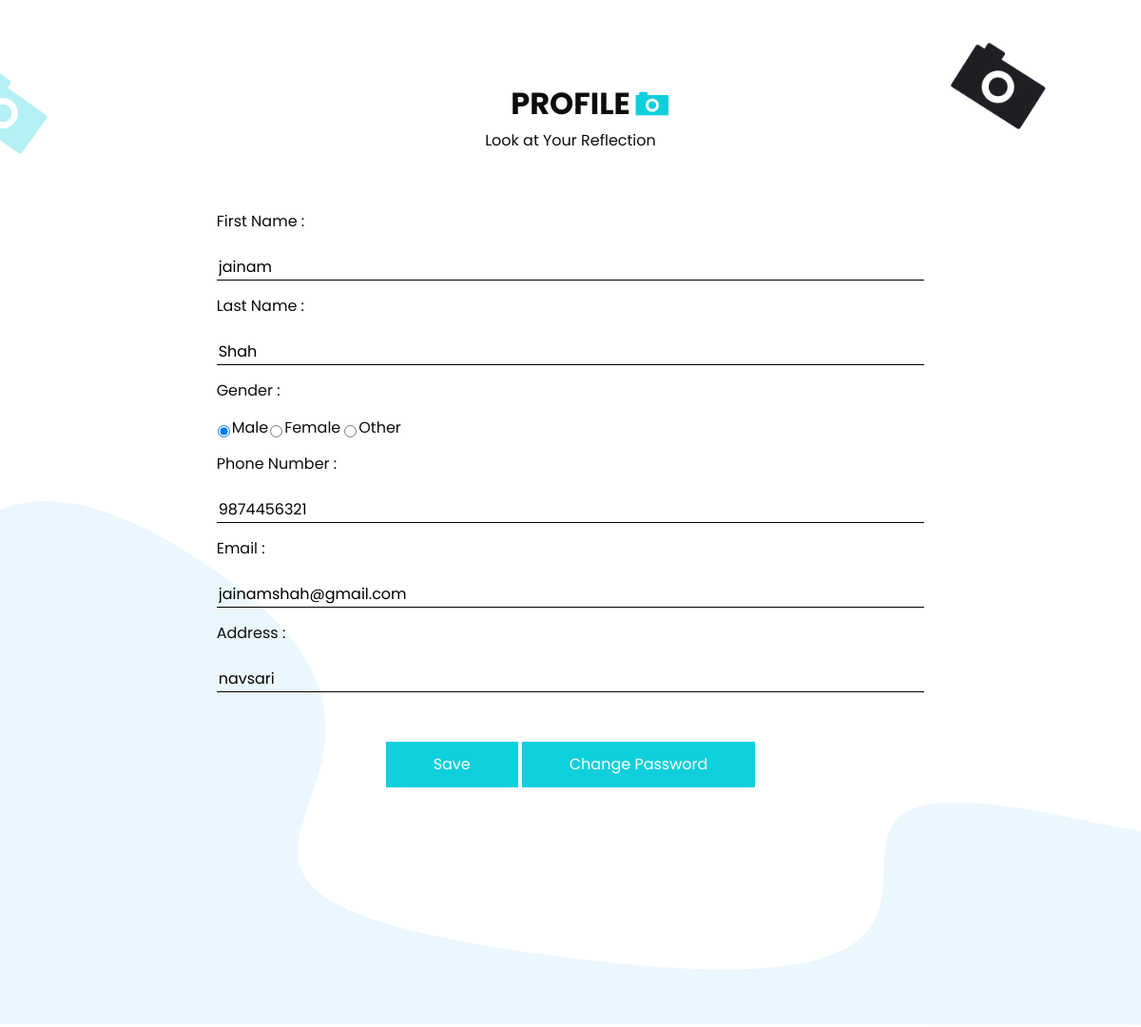
The page /pages/client/clientprofile.php (signed in) on the database its author committed.
### tables this page shows
CREATE TABLE `users` (
  `uid` int(11) NOT NULL,
  `fname` varchar(50) NOT NULL,
  `mname` varchar(50) NOT NULL,
  `lname` varchar(50) NOT NULL,
  `username` varchar(50) NOT NULL,
  `password` varchar(50) NOT NULL,
  `contact` bigint(20) NOT NULL,
  `gender` varchar(15) NOT NULL,
  `address` varchar(300) NOT NULL,
  `usertype` varchar(10) NOT NULL,
  `email` varchar(50) NOT NULL
);

### pages/client/clientprofile.php (the view, shortened to what this page needs)
<!DOCTYPE html>
<html>
<head>
  <link rel="stylesheet" type="text/css" href="../../css/bootstrap.css" />
  <link href="../../css/style.css" rel="stylesheet" />
  <link href="../../css/responsive.css" rel="stylesheet" />
</head>
<body class="sub_page">
  <section class="contact_section layout_padding">
    <div class="bg-img1">
      <img src="../../images/bg-img-1.png" alt="">
    </div>
    <div class="bg-img2">
      <img src="../../images/bg-img-2.png" alt="">
    </div>
    <div class="container">
      <div class="heading_container">
        <h2>
          Profile
        </h2>
        <p>
          Look at Your Reflection
        </p>
      </div>
      <div class="">
        <div class="row">
          <div class="col-md-8 mx-auto">
            <form action="clientprofile.php" method="post">
              <div class="contact_form-container">
                <div>
                  <?php
                    $id=$_SESSION['uid'];
                    $sql="select * from users where uid=$id;";
                    $results=mysqli_query($db, $sql);
                    while($data = mysqli_fetch_array($results)) {
                  ?>
                  <div>
                    <label> First Name : </label>
                    <input type="text" name="fname" value="<?php echo $data['fname'];?>">
                  </div>
                  <div>
                    <label> Last Name : </label>
                    <input type="text" name="lname" value="<?php echo $data['lname'];?>">
                  </div>
                  <label> Gender : </label>
                    <table>
                      <tr>
                        <td>
                          <input type="radio" id="male" name="gender" value="male" <?php if($data['gender']=="male") { echo "checked";}?>>
                        </td>
                        <td>
                          <label for="male"> Male </label>
                        </td>
                        <td>
                          <input type="radio" id="female" name="gender" value="female" <?php if($data['gender']=="female") { echo "checked";}?>>
                        </td>
                        <td>
                          <label for="female"> Female </label>
                        </td>
                        <td>
                          <td>
                            <input type="radio" id="other" name="gender" value="other" <?php if($data['gender']=="other") { echo "checked";}?>>
                          </td>
                          <td>
                          <label for="other"> Other </label>
                        </td>
                      </tr>
                    </table>
                  <div>
                    <label> Phone Number : </label>
                    <input type="text" name="contact" value="<?php echo $data['contact'];?>">
                  </div>
                  <div>
                    <label> Email : </label>
                    <input type="email"  name="email" value="<?php echo $data['email'];?>">
                  </div>
                  <div>
                    <label> Address : </label>
                    <input type="text"  name="address" value="<?php echo $data['address'];?>">
                  </div>
                  <div class=" d-flex justify-content-center ">
                    <button style="border: 2px solid white;" name="submit" type="submit">
                      Save
                    </button>
                    <button style="border: 2px solid white;" name="change" formaction="clientprofile.php#change">
                      Change Password
                    </button>
                  </div>
                </div>
              </div>
            </form>
            <?php } ?>
          </div>
        </div>
      </div>
    </div>
  </section>
</body>
</html>

### css/style.css (style rules this page uses)
body { font-family: 'Poppins', sans-serif; color: #0c0c0c; background-color: #ffffff; }
.layout_padding { padding: 90px 0; }
.heading_container { display: -webkit-box; display: -ms-flexbox; display: flex; -webkit-box-orient: vertical; -webkit-box-direction: normal; -ms-flex-direction: column; flex-direction: column; -webkit-box-align: center; -ms-flex-align: center; align-items: center; text-align: center; }
.heading_container h2 { position: relative; font-weight: bold; text-transform: uppercase; }
.heading_container h2::before { content: ""; position: absolute; width: 35px; height: 26px; top: 50%; right: -40px; -webkit-transform: translateY(-50%); transform: translateY(-50%); z-index: 1; background-image: url(../images/heading-img.png); background-repeat: no-repeat; }
.contact_section { background-image: url(../images/contact-bg.png); background-repeat: no-repeat; background-position: left bottom; padding-bottom: 250px; position: relative; }
.contact_section .bg-img1 { width: 100px; position: absolute; top: 45px; right: 100px; }
.contact_section .bg-img1 img { width: 100%; }
.contact_section .bg-img2 { width: 50px; position: absolute; top: 75px; left: 0px; }
.contact_section .bg-img2 img { width: 100%; }
.contact_section .contact_form-container { margin-top: 45px; }
.contact_section .contact_form-container input { border: none; outline: none; border-bottom: 1px solid #000000; color: #000000; width: 100%; margin: 15px 0; background-color: transparent; }
.contact_section .contact_form-container input::placeholder { color: #000000; }
.contact_section .contact_form-container button { display: inline-block; padding: 12px 50px; background-color: #0fcfdc; color: #ffffff; border-radius: 0; margin-top: 35px; border: none; }
.row { display: flex; flex-wrap: wrap; padding: 0 4px; }

### css/responsive.css (style rules this page uses)
@media (min-width: 1200px) { .container { max-width: 1170px; } }

### rows shown on the page
users: fname "jainam", lname "Shah", gender "☑ Male", gender "☐ Female", gender "☐ Other", contact "9874456321", email "jainamshah@gmail.com", address "navsari"
